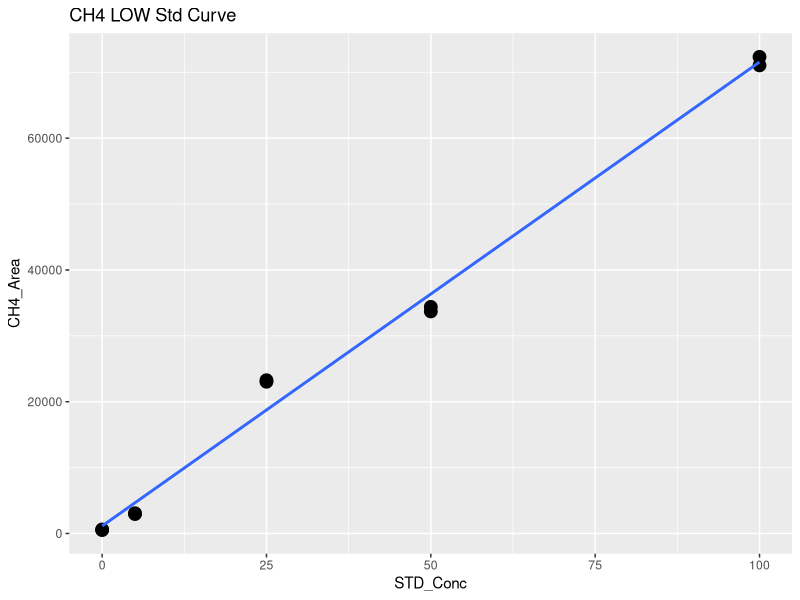
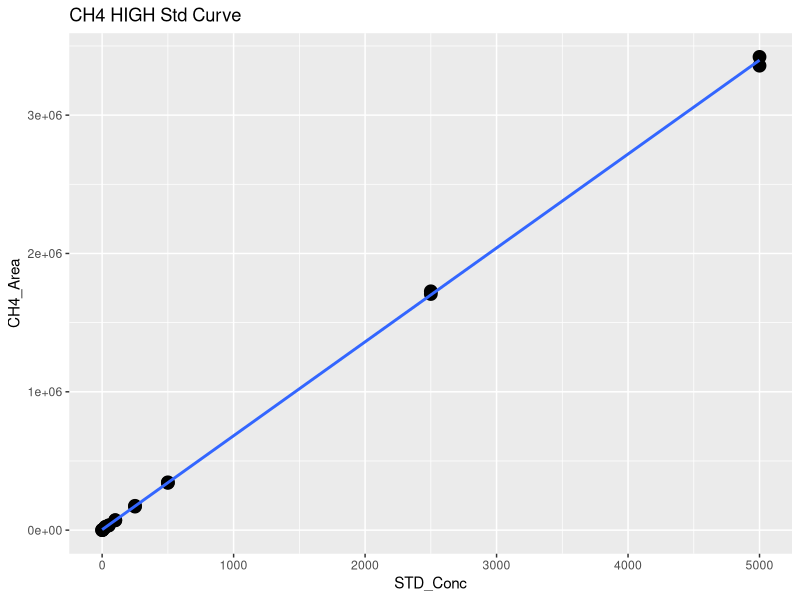
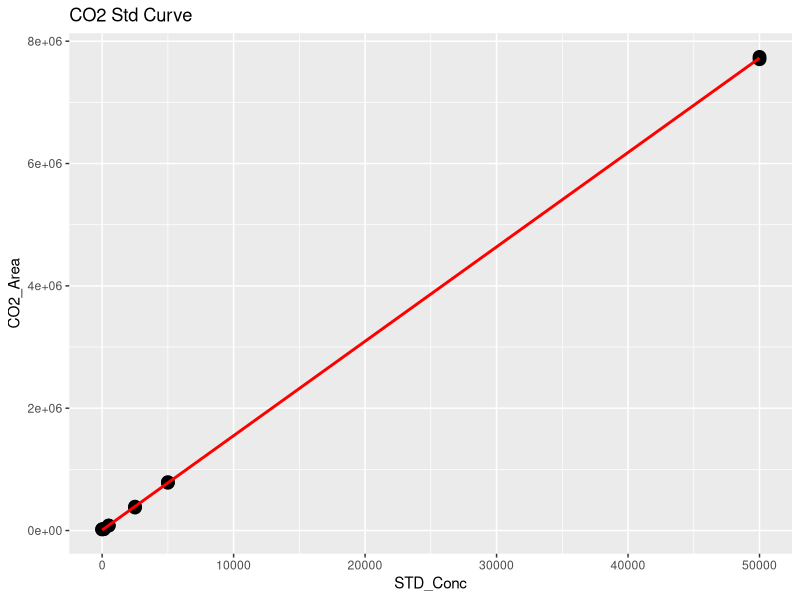
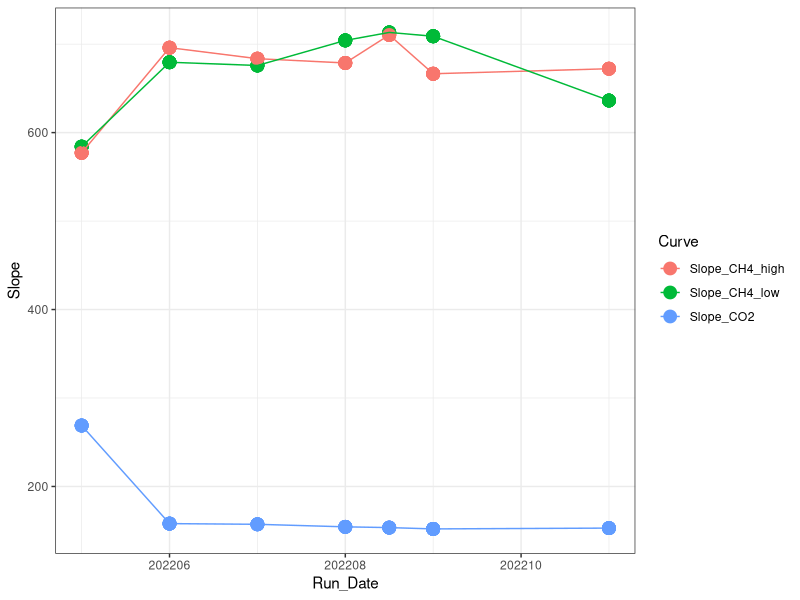

Write the R code that produced these figures, in order. (Note: this script raises an error after producing the figures.)
## ---- chunk 1
library(dplyr)
library(ggplot2)
library(ggpubr)
library(stringr)
library(readxl)
library(tidyr)
library(tibble)
## ---- chunk 2

#Read in June Data 
raw <- read.csv("Raw Data/COMPASS_CBSYN_TGW_202208.csv")
head(raw)

#pull out methane standards
stds_ch4 <-  raw %>%  
  filter(str_detect(Sample_Type, "STD_CH4"))
#head(stds_ch4)

#split into high curve and low curve for CH4
stds_ch4_low <- stds_ch4  %>%  
  filter(!STD_Conc > 100)

#Low curve for CH4
CH4_Low <- ggplot(stds_ch4_low, aes(STD_Conc, CH4_Area)) + geom_point(size=4) + 
  geom_smooth(method = "lm", se = FALSE) + labs(title="CH4 LOW Std Curve")
CH4_Low

CH4_Low_lm <- lm(stds_ch4_low$CH4_Area ~ stds_ch4_low$STD_Conc)
summary(CH4_Low_lm)
cf <- coef(CH4_Low_lm)

#create data frame with 1 rows and 0 columns
Slope_CH4_low <- data.frame(matrix(ncol = 0, nrow = 1))
Slope_CH4_low$Curve <- "Slope_CH4_low"
Slope_CH4_low$R2 <- summary(CH4_Low_lm)$adj.r.squared
Slope_CH4_low$Slope <- cf[2]
Slope_CH4_low$Intercept <- cf[1]
#head(Slope_CH4_low)

#High curve for CH4
CH4_High <- ggplot(stds_ch4, aes(STD_Conc, CH4_Area)) + geom_point(size=4) + 
  geom_smooth(method = "lm", se = FALSE) + labs(title="CH4 HIGH Std Curve")
CH4_High

stds_ch4_lm <- lm(stds_ch4$CH4_Area ~ stds_ch4$STD_Conc)
summary(stds_ch4_lm)
cf <- coef(stds_ch4_lm)

#create data frame with 1 rows and 0 columns
Slope_CH4_high <- data.frame(matrix(ncol = 0, nrow = 1))
Slope_CH4_high$Curve <- "Slope_CH4_high"
Slope_CH4_high$R2 <- summary(stds_ch4_lm)$adj.r.squared
Slope_CH4_high$Slope <- cf[2]
Slope_CH4_high$Intercept <- cf[1]
#head(Slope_CH4_high)

#pull out co2 standards
stds_co2 <-  raw %>%  
  filter(str_detect(Sample_Type, "STD_CO2"))
#head(stds_co2)

#CO2 Curve
CO2_stds <- ggplot(stds_co2, aes(STD_Conc, CO2_Area)) + geom_point(size=4) + 
  geom_smooth(method = "lm", se = FALSE, color="red") + labs(title="CO2 Std Curve")
CO2_stds

stds_co2_lm <- lm(stds_co2$CO2_Area ~ stds_co2$STD_Conc)
summary(stds_co2_lm)
cf <- coef(stds_co2_lm)

#create data frame with 1 rows and 0 columns
Slope_CO2 <- data.frame(matrix(ncol = 0, nrow = 1))
Slope_CO2$Curve <- "Slope_CO2"
Slope_CO2$R2 <- summary(stds_co2_lm)$adj.r.squared
Slope_CO2$Slope <- cf[2]
Slope_CO2$Intercept <- cf[1]
#head(Slope_CO2)

#pull all the slopes together into one dataframe 
Slopes <- rbind(Slope_CH4_low, Slope_CH4_high, Slope_CO2)
#head(Slopes)

Slopes$Run_Date <- c(202208, 202208, 202208)

log <- read.csv("Raw Data/COMPASS_Synoptic_Varian_TGAS_QAQC_2022.csv")
head(log)
log <- log[ ,-c(1)]
log <- rbind(log, Slopes)

Slopes_chk <- ggplot(log, aes(Run_Date, Slope, col=Curve)) + geom_point(size=4) + geom_line() + theme_bw()
Slopes_chk

write.csv(log, "Raw Data/COMPASS_Synoptic_Varian_TGAS_QAQC_2022.csv")
## ---- chunk 3
#head(raw)

#pull out methane standards
Samples <-  raw %>%  
  filter(!str_detect(Sample_Type, "STD_CH4")) %>%  
  filter(!str_detect(Sample_Type, "STD_CO2")) %>%  
  filter(!str_detect(Sample_Type, "Blank")) %>%  
  filter(!str_detect(Sample_Type, "Chk_STD")) %>%  
   filter(!str_detect(Sample_Type, "CHKSTD")) %>%
  filter(!str_detect(Sample_Type, "CHK_STD")) %>%
  filter(!str_detect(Sample_Type, "NA"))
#head(Samples)

#Now flag any areas that are above the 100ppm area for CH4
Samples$CH4_Curve <- ifelse(Samples$CH4_Area >71000, "High", "Low")
#head(Samples)

#Calculate CH4 concentrations in ppm
Samples$CH4_Conc_ppm <- ifelse(Samples$CH4_Area >71000, (Samples$CH4_Area-Slope_CH4_high$Intercept)/Slope_CH4_high$Slope,                                       (Samples$CH4_Area-Slope_CH4_low$Intercept)/Slope_CH4_low$Slope )

#Calculate CO2 concentrations in ppm 
Samples$CO2_Conc_ppm <- ((Samples$CO2_Area-Slope_CO2$Intercept)/Slope_CO2$Slope) 

#head(Samples)

##########make flags for any dilutions needed 
#highest CH4 standard = 10000
#highest CO2 standard = 50000

Samples$CH4_Flag <- ifelse(Samples$CH4_Conc_ppm >10000, "Needs Dilution", "Within Range")
Samples$CO2_Flag <- ifelse(Samples$CO2_Conc_ppm >50000, "Needs Dilution", "Within Range")
#head(Samples)

## ---- chunk 4

chks <-  raw %>%  
  filter(!str_detect(Sample_Type, "STD_CH4")) %>%  
  filter(!str_detect(Sample_Type, "STD_CO2")) %>%  
  filter(!str_detect(Sample_Type, "Blank")) %>%  
  filter(!str_detect(Sample_Type, "Unknown")) %>%  
  filter(!str_detect(Sample_Type, "NA"))
#head(chks)

#Calculate CH4 concentrations in ppm
chks$CH4_Conc_ppm <- ifelse(chks$CH4_Area >71000, 
                      (chks$CH4_Area-Slope_CH4_high$Intercept)/Slope_CH4_high$Slope,                                       (chks$CH4_Area-Slope_CH4_low$Intercept)/Slope_CH4_low$Slope )

#Calculate CO2 concentrations in ppm 
chks$CO2_Conc_ppm <- ((chks$CO2_Area-Slope_CO2$Intercept)/Slope_CO2$Slope)



#change this if check standard concentrations are different 
level_ch4 <- 100      #ppm
level_co2 <- 500   #ppm

#calculate percent difference of check standards 
chks$Ch4_diff <- ((chks$CH4_Conc_ppm - level_ch4)/((chks$CH4_Conc_ppm + level_ch4)/2)) * 100
chks$CH4_diff_flag <-  ifelse(chks$Ch4_diff <10, 'YES', 'NO, rerun')

chks$CO2_diff <- ((chks$CO2_Conc_ppm - level_co2)/((chks$CO2_Conc_ppm + level_co2)/2)) * 100
chks$CO2_diff_flag <-  ifelse(chks$CO2_diff <10, 'YES', 'NO, rerun')

#now plot the Ch4 concentrations and the CO2 concentrations vs. the expected concentration 
#then also make the color the percent difference between the expected and observed concentration 

ch4_chk <-  ggplot(data = chks, aes(x = Sample_ID, y = CH4_Conc_ppm, fill=CH4_diff_flag)) +
       geom_bar(stat = 'identity') + 
        scale_fill_manual(values=c("darkgreen", "darkgrey"))+
        #scale_fill_gradient2(low='red', mid='white', high='blue', space='Lab') + 
        theme_classic() + labs(x= " ", y="Percent Difference  (%)", title="Check Stds: CH4") + 
        theme(legend.position="bottom") +  geom_hline(yintercept=level_ch4, linetype="dashed", 
                color = "black", size=1)


co2_chk <-  ggplot(data = chks, aes(x = Sample_ID, y = CO2_Conc_ppm, fill=CO2_diff_flag)) +
       geom_bar(stat = 'identity') + 
        scale_fill_manual(values=c("darkgreen", "darkgrey"))+
        #scale_fill_gradient2(low='red', mid='white', high='blue', space='Lab') + 
        theme_classic() + labs(x= " ", y="Percent Difference  (%)", title="Check Stds: CO2") + 
        theme(legend.position="bottom") +  geom_hline(yintercept=level_co2, linetype="dashed", 
                color = "black", size=1)

ggarrange(ch4_chk, co2_chk, nrow=1, ncol=2)


## ---- chunk 5

#multiply the concentration by the dilution factor
Samples$CH4_Conc_ppm_dilcorr <- (Samples$CH4_Conc_ppm * Samples$Dilution_Factor)

Samples$CO2_Conc_ppm_dilcorr <- (Samples$CO2_Conc_ppm * Samples$Dilution_Factor)

#check results
#head(Samples)

#quick first look at the samples 
ch4_samples <-  ggplot(data = Samples, aes(x = Sample_ID, y = CH4_Conc_ppm, fill=CH4_Flag)) +
       geom_bar(stat = 'identity') + 
        scale_fill_manual(values=c( "red","darkgreen" ))+
        #scale_fill_gradient2(low='red', mid='white', high='blue', space='Lab') + 
        theme_classic() + labs(x= " ", y="CH4 (ppm)", title="CH4: Green = Within Range") + 
        theme(legend.position="none") 


co2_samples <-  ggplot(data = Samples, aes(x = Sample_ID, y = CO2_Conc_ppm, fill=CO2_Flag)) +
       geom_bar(stat = 'identity') + 
        scale_fill_manual(values=c( "darkgreen", "red"))+
        #scale_fill_gradient2(low='red', mid='white', high='blue', space='Lab') + 
        theme_classic() + labs(x= " ", y="CO2 (ppm)", title="CO2: Green = Within Range") + 
        theme(legend.position="none") 

ggarrange(ch4_samples, co2_samples, nrow=1, ncol=2)


## ---- chunk 6

#check results
head(Samples)

#pull out what we need 
Samples1 <- Samples[ ,c(1:3,5:9,13, 18:21)]
head(Samples1)

Samples1 <- Samples1 %>%
  separate(Sample_ID, into = c("Site", "Gas_Sample", "Zone", "Tree_Code", "Replicate"), sep = "_", remove = FALSE) %>%
  mutate(Tree_Info = case_when(
    Tree_Code == "DS" ~ "Dead Standing",
    Tree_Code == "SF" ~ "Sapflow Monitoring",
    TRUE ~ "Other"  # Optional: handles any values that aren't DS or SF
  )) %>%
  mutate(Status = case_when(
    Tree_Code == "DS" ~ "Dead Standing",
    Tree_Code == "SF" ~ "Living",
    TRUE ~ "Other"  
  )) %>%
  mutate(Project = "COMPASS: Synoptic", 
         Region = "CB") %>%
  rename( Year = Sample_Year,
          Month = Sample_Month,
          CH4_ppm = CH4_Conc_ppm_dilcorr , 
          CO2_ppm = CO2_Conc_ppm_dilcorr )  %>%
  mutate(CH4_Flag = case_when(
    CH4_Flag == "Needs_Dilution" ~ "Over Std Curve Range",
    TRUE ~ "Within Std Curve Range"  
  )) %>%
  mutate(CO2_Flag = case_when(
    CO2_Flag == "Needs_Dilution" ~ "Over Std Curve Range",
    TRUE ~ "Within Std Curve Range"  
  ))

final <- Samples1 %>%
  select( "Project", "Region" , "Year","Month" ,"Site", "Zone", "Gas_Sample",
          "Sample_ID", "Tree_Code", "Replicate", "Status", "Tree_Info",
          "CH4_ppm", "CH4_Flag", "CO2_ppm", "CO2_Flag")

write.csv(final, "Processed Data/COMPASS_Synoptic_TGW_202208_Processed.csv")
